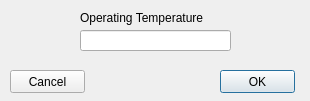
<?xml version="1.0" encoding="UTF-8"?>
<ui version="4.0">
 <class>ic_dlg</class>
 <widget class="QDialog" name="ic_dlg">
  <property name="geometry">
   <rect>
    <x>0</x>
    <y>0</y>
    <width>310</width>
    <height>101</height>
   </rect>
  </property>
  <property name="windowTitle">
   <string>IC Properties</string>
  </property>
  <widget class="QLabel" name="lbl_temp">
   <property name="geometry">
    <rect>
     <x>80</x>
     <y>10</y>
     <width>131</width>
     <height>16</height>
    </rect>
   </property>
   <property name="text">
    <string>Operating Temperature</string>
   </property>
  </widget>
  <widget class="QLineEdit" name="box_temperature">
   <property name="geometry">
    <rect>
     <x>80</x>
     <y>30</y>
     <width>151</width>
     <height>21</height>
    </rect>
   </property>
  </widget>
  <widget class="QPushButton" name="btn_OK">
   <property name="geometry">
    <rect>
     <x>220</x>
     <y>70</y>
     <width>75</width>
     <height>23</height>
    </rect>
   </property>
   <property name="text">
    <string>OK</string>
   </property>
  </widget>
  <widget class="QPushButton" name="btn_cancel">
   <property name="geometry">
    <rect>
     <x>10</x>
     <y>70</y>
     <width>75</width>
     <height>23</height>
    </rect>
   </property>
   <property name="text">
    <string>Cancel</string>
   </property>
  </widget>
 </widget>
 <resources/>
 <connections/>
</ui>
